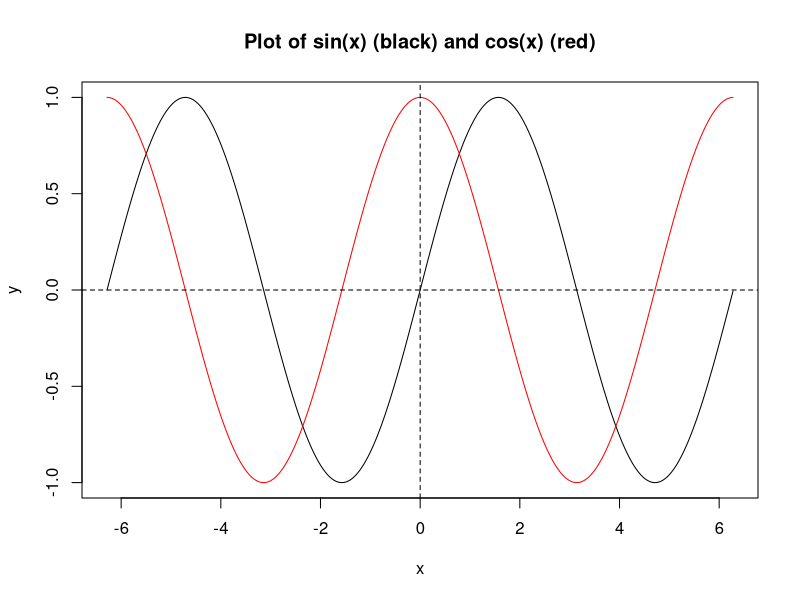

Reproduce this figure in R.
## ---- chunk 1
x <- seq(-2*pi, 2*pi, by = 0.01)
y_1 <- sin(x)
y_2 <- cos(x)
plot(x, y_1, type = 'l', col = 'black', xlab = 'x', ylab = 'y',
     main = "Plot of sin(x) (black) and cos(x) (red)")
points(x, y_2, type = 'l', col = 'red')
abline(h = 0, lty = 2)
abline(v = 0, lty = 2)
## ---- chunk 2
nbr <- 1:100
output <- rep("", times = 100)
for(i in nbr) {
  s <- ""
  if(i %% 5 == 0) s <- "F"
  if(i %% 7 == 0) s <- paste0(s, "S")
  if(s != "") {output[i] <- s
  } else {output[i] <- i}
}
print(output)
## ---- chunk 3
library(lubridate) # to use function days()
how_old_in_days <- function(`birth_day_yyyy-mm-dd`)
{today <- Sys.Date()
 life_in_days <- days(today - as.Date(`birth_day_yyyy-mm-dd`))
 print(life_in_days)
}
how_old_in_days("2005-12-04") # today is "2022-12-25"
